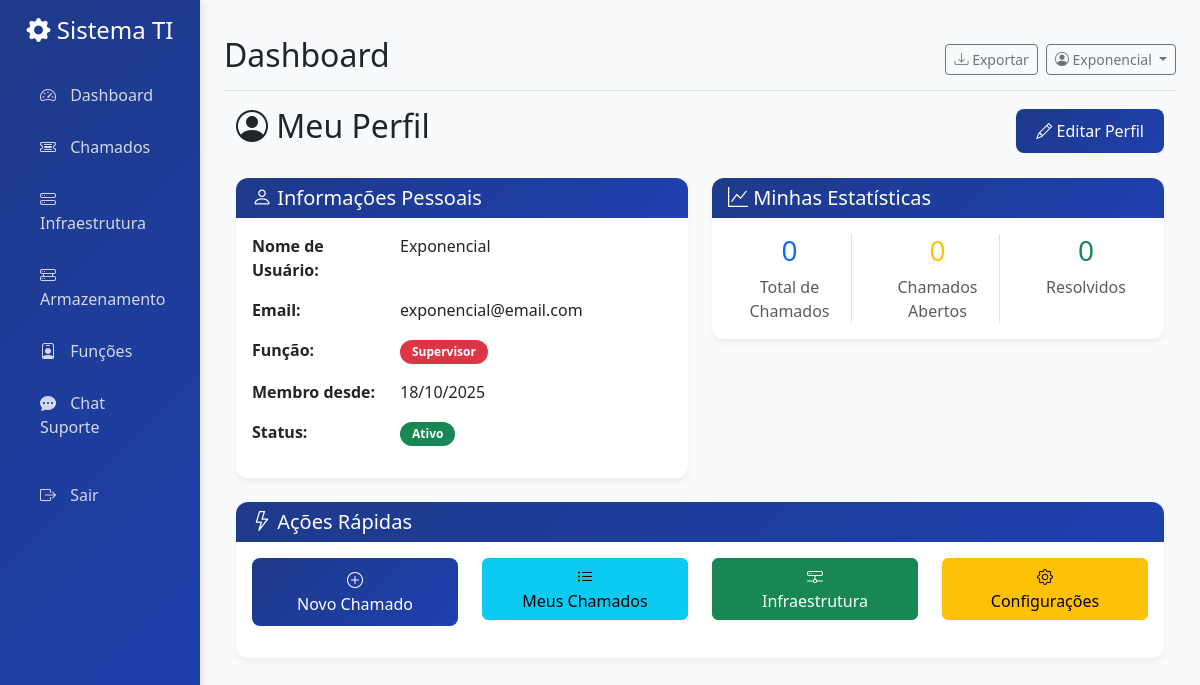
Before: /perfil (signed in) with the older database file.
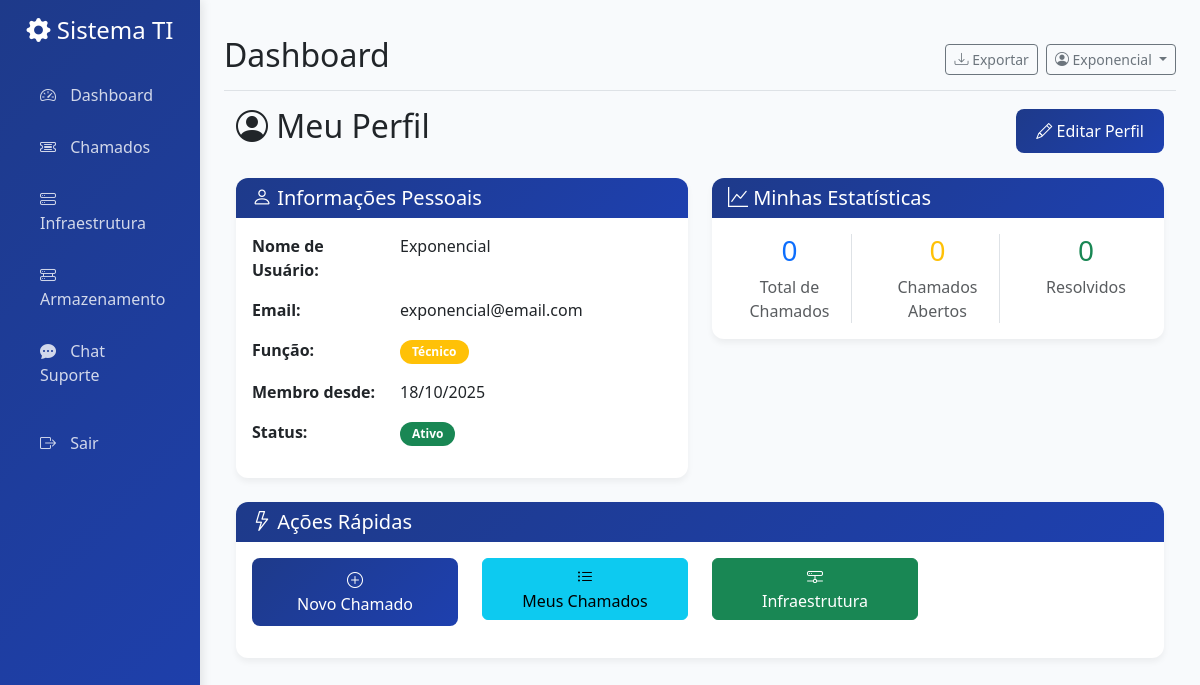
After: the same page with the newer database file.
### models/user.py (models this page shows, shortened)
class User(UserMixin, db.Model):
    __tablename__ = 'users'
    id = db.Column(db.Integer, primary_key=True)
    username = db.Column(db.String(80), unique=True, nullable=False)
    password_hash = db.Column(db.String(120), nullable=False)
    role = db.Column(db.String(20), nullable=False, default='user')  # admin, user, tech
    created_at = db.Column(db.DateTime, default=datetime.utcnow)
    is_active = db.Column(db.Boolean, default=True)
    chamados_criados = db.relationship('Chamado', backref='criador', lazy=True, foreign_keys='Chamado.criado_por')
    chamados_atribuidos = db.relationship('Chamado', backref='tecnico', lazy=True, foreign_keys='Chamado.atribuido_para')

### tables this page shows
CREATE TABLE role_names (
            role_key TEXT PRIMARY KEY,
            label TEXT NOT NULL
        );

### app.py (the view)
@app.route('/perfil')
@login_required
def perfil():
    if 'user_id' not in session or session.get('user_id') is None:
        flash('Sessão inválida. Faça login novamente.', 'warning')
        return redirect(url_for('logout'))
    conn = get_db_connection()
    user_row = conn.execute('SELECT * FROM users WHERE id = ?', (session['user_id'],)).fetchone()
    if not user_row:
        flash('Usuário não encontrado. Faça login novamente.', 'danger')
        conn.close()
        return redirect(url_for('logout'))
    user = dict(user_row)
    if user:
        ca = user.get('created_at')
        from datetime import datetime
        if isinstance(ca, str) and ca:
            parsed = None
            try:
                parsed = datetime.fromisoformat(ca)
            except Exception:
                for fmt in ("%Y-%m-%d %H:%M:%S.%f", "%Y-%m-%d %H:%M:%S", "%Y-%m-%d"):
                    try:
                        parsed = datetime.strptime(ca, fmt)
                        break
                    except Exception:
                        parsed = None
            user['created_at_fmt'] = parsed.strftime('%d/%m/%Y') if parsed else ca
        else:
            user['created_at_fmt'] = ca
    total_chamados = conn.execute('SELECT COUNT(*) FROM chamados WHERE criado_por = ?', (session['user_id'],)).fetchone()[0]
    chamados_abertos = conn.execute("SELECT COUNT(*) FROM chamados WHERE criado_por = ? AND status = 'aberto'", (session['user_id'],)).fetchone()[0]
    chamados_resolvidos = conn.execute("SELECT COUNT(*) FROM chamados WHERE criado_por = ? AND status = 'resolvido'", (session['user_id'],)).fetchone()[0]
    conn.close()
    return render_template('perfil.html',
                         user=user,
                         total_chamados=total_chamados,
                         chamados_abertos=chamados_abertos,
                         chamados_resolvidos=chamados_resolvidos)

### app.py (called while the page is built, shortened)
def get_db_connection():
    conn = sqlite3.connect(DATABASE)
    conn.row_factory = sqlite3.Row
    return conn

def login_required(f):
    from functools import wraps
    @wraps(f)
    def decorated_function(*args, **kwargs):
        if 'user_id' not in session:
            return redirect(url_for('login'))
        return f(*args, **kwargs)
    return decorated_function

def get_user_role():
    if 'user_id' not in session:
        return None
    return session.get('role')

def can_access_chamados():
    role = get_user_role()
    return role in ['admin', 'diretor', 'supervisor', 'tech', 'administrativo', 'user']

def can_access_infraestrutura():
    role = get_user_role()
    return role in ['admin', 'diretor', 'supervisor', 'tech']

def can_access_storage():
    role = get_user_role()
    return role in ['admin', 'diretor', 'supervisor', 'tech']

def can_access_funcoes():
    return get_user_role() == 'admin'

def can_access_chat():
    role = get_user_role()
    return role in ['admin', 'diretor', 'supervisor', 'tech', 'administrativo']

@app.context_processor
def inject_permissions():
    def role_label(role_key):
        try:
            conn = get_db_connection()
            result = conn.execute('SELECT label FROM role_names WHERE role_key = ?', (role_key,)).fetchone()
            conn.close()
            if result and 'label' in result.keys():
                return result['label']
        except Exception:
            pass
    return dict(
        role_label=role_label,
        can_access_chamados=can_access_chamados,
        can_access_infraestrutura=can_access_infraestrutura,
        can_access_storage=can_access_storage,
        can_access_funcoes=can_access_funcoes,
        can_access_configuracoes=can_access_configuracoes,
        can_access_chat=can_access_chat,
        is_admin=is_admin,
        is_tech=is_tech,
        is_administrativo=is_administrativo
    )

### templates/perfil.html (shortened to what this page needs)
{% extends "base.html" %}
{% block content %}
<div class="container-fluid">
    <div class="row">
        <div class="col-12">
            <div class="d-flex justify-content-between align-items-center mb-4">
                <h2><i class="bi bi-person-circle"></i> Meu Perfil</h2>
                <a href="{{ url_for('editar_perfil') }}" class="btn btn-primary">
                    <i class="bi bi-pencil"></i> Editar Perfil
                </a>
            </div>
        </div>
    </div>
    <div class="row">
        <div class="col-md-6">
            <div class="card">
                <div class="card-header">
                    <h5 class="card-title mb-0"><i class="bi bi-person"></i> Informações Pessoais</h5>
                </div>
                <div class="card-body">
                    <div class="row mb-3">
                        <div class="col-sm-4"><strong>Nome de Usuário:</strong></div>
                        <div class="col-sm-8">{{ user.username }}</div>
                    </div>
                    <div class="row mb-3">
                        <div class="col-sm-4"><strong>Email:</strong></div>
                        <div class="col-sm-8">{{ user.email }}</div>
                    </div>
                    <div class="row mb-3">
                        <div class="col-sm-4"><strong>Função:</strong></div>
                        <div class="col-sm-8">
                            <span class="badge bg-{{ 'danger' if user.role == 'admin' else ('warning' if user.role == 'tech' else 'info') }}">{{ role_label(user.role) }}</span>
                        </div>
                    </div>
                    <div class="row mb-3">
                        <div class="col-sm-4"><strong>Membro desde:</strong></div>
                        <div class="col-sm-8">{{ user.created_at_fmt }}</div>
                    </div>
                    <div class="row mb-3">
                        <div class="col-sm-4"><strong>Status:</strong></div>
                        <div class="col-sm-8">
                            {% if user.is_active %}
                                <span class="badge bg-success">Ativo</span>
                            {% else %}
                                <span class="badge bg-secondary">Inativo</span>
                            {% endif %}
                        </div>
                    </div>
                </div>
            </div>
        </div>
        <div class="col-md-6">
            <div class="card">
                <div class="card-header">
                    <h5 class="card-title mb-0"><i class="bi bi-graph-up"></i> Minhas Estatísticas</h5>
                </div>
                <div class="card-body">
                    <div class="row text-center">
                        <div class="col-4">
                            <div class="border-end">
                                <h3 class="text-primary">{{ total_chamados }}</h3>
                                <p class="text-muted mb-0">Total de Chamados</p>
                            </div>
                        </div>
                        <div class="col-4">
                            <div class="border-end">
                                <h3 class="text-warning">{{ chamados_abertos }}</h3>
                                <p class="text-muted mb-0">Chamados Abertos</p>
                            </div>
                        </div>
                        <div class="col-4">
                            <h3 class="text-success">{{ chamados_resolvidos }}</h3>
                            <p class="text-muted mb-0">Resolvidos</p>
                        </div>
                    </div>
                </div>
            </div>
        </div>
    </div>
    <div class="row mt-4">
        <div class="col-12">
            <div class="card">
                <div class="card-header">
                    <h5 class="card-title mb-0"><i class="bi bi-lightning"></i> Ações Rápidas</h5>
                </div>
                <div class="card-body">
                    <div class="row">
                        <div class="col-md-3 mb-3">
                            <a href="{{ url_for('novo_chamado') }}" class="btn btn-primary w-100">
                                <i class="bi bi-plus-circle"></i><br>
                                Novo Chamado
                            </a>
                        </div>
                        <div class="col-md-3 mb-3">
                            <a href="{{ url_for('chamados') }}" class="btn btn-info w-100">
                                <i class="bi bi-list-ul"></i><br>
                                Meus Chamados
                            </a>
                        </div>
                        {% if session.role in ['admin', 'tech'] %}
                        <div class="col-md-3 mb-3">
                            <a href="{{ url_for('infraestrutura') }}" class="btn btn-success w-100">
                                <i class="bi bi-hdd-network"></i><br>
                                Infraestrutura
                            </a>
                        </div>
                        {% endif %}
                        {% if session.role == 'admin' %}
                        <div class="col-md-3 mb-3">
                            <a href="{{ url_for('configuracoes') }}" class="btn btn-warning w-100">
                                <i class="bi bi-gear"></i><br>
                                Configurações
                            </a>
                        </div>
                        {% endif %}
                    </div>
                </div>
            </div>
        </div>
    </div>
</div>
{% endblock %}

### templates/base.html (shortened to what this page needs)
<!DOCTYPE html>
<html lang="pt-BR">
<head>
    <link href="https://cdn.jsdelivr.net/npm/bootstrap@5.3.0/dist/css/bootstrap.min.css" rel="stylesheet">
    <link href="https://cdn.jsdelivr.net/npm/bootstrap-icons@1.10.0/font/bootstrap-icons.css" rel="stylesheet">
</head>
<body>
    <div class="container-fluid">
        <div class="row">
            <nav class="col-md-3 col-lg-2 d-md-block sidebar collapse" id="sidebar">
                <div class="position-sticky pt-3">
                    <div class="text-center mb-4">
                        <h4 class="text-white">
                            <i class="bi bi-gear-fill"></i>
                            Sistema TI
                        </h4>
                    </div>
                    <ul class="nav flex-column">
                        <li class="nav-item">
                            <a class="nav-link {% if request.endpoint == 'dashboard' %}active{% endif %}"
                               href="{{ url_for('dashboard') }}">
                                <i class="bi bi-speedometer2"></i>
                                Dashboard
                            </a>
                        </li>
                        {% if can_access_chamados() %}
                        <li class="nav-item">
                            <a class="nav-link {% if request.endpoint.startswith('chamados') %}active{% endif %}"
                               href="{{ url_for('chamados') }}">
                                <i class="bi bi-ticket-detailed"></i>
                                Chamados
                            </a>
                        </li>
                        {% endif %}
                        {% if can_access_infraestrutura() %}
                        <li class="nav-item">
                            <a class="nav-link {% if request.endpoint.startswith('infraestrutura') %}active{% endif %}"
                               href="{{ url_for('infraestrutura') }}">
                                <i class="bi bi-hdd-stack"></i>
                                Infraestrutura
                            </a>
                        </li>
                        {% endif %}
                        {% if can_access_storage() %}
                        <li class="nav-item">
                            <a class="nav-link {% if request.endpoint.startswith('servidor_storage') %}active{% endif %}"
                               href="{{ url_for('servidor_storage.listar') }}">
                                <i class="bi bi-hdd-rack"></i>
                                Armazenamento
                            </a>
                        </li>
                        {% endif %}
                        {% if can_access_funcoes() %}
                        <li class="nav-item">
                            <a class="nav-link {% if request.endpoint.startswith('funcao') %}active{% endif %}"
                               href="{{ url_for('funcao.listar_funcoes') }}">
                                <i class="bi bi-person-badge"></i>
                                Funções
                            </a>
                        </li>
                        {% endif %}
                        {% if can_access_chat() %}
                        <li class="nav-item">
                            <a class="nav-link {% if request.endpoint == 'chat' %}active{% endif %}"
                               href="{{ url_for('chat') }}">
                                <i class="bi bi-chat-dots-fill"></i>
                                Chat Suporte
                            </a>
                        </li>
                        {% endif %}
                        <li class="nav-item mt-3">
                            <a class="nav-link" href="{{ url_for('logout') }}">
                                <i class="bi bi-box-arrow-right"></i>
                                Sair
                            </a>
                        </li>
                    </ul>
                </div>
            </nav>
            <main class="col-md-9 ms-sm-auto col-lg-10 px-md-4 main-content">
                <div class="d-flex justify-content-between flex-wrap flex-md-nowrap align-items-center pt-3 pb-2 mb-3 border-bottom">
                    <h1 class="h2">{% block page_title %}Dashboard{% endblock %}</h1>
                    <div class="btn-toolbar mb-2 mb-md-0">
                        <div class="btn-group me-2">
                            <button type="button" class="btn btn-sm btn-outline-secondary">
                                <i class="bi bi-download"></i> Exportar
                            </button>
                        </div>
                        <div class="dropdown">
                            <button class="btn btn-sm btn-outline-secondary dropdown-toggle" type="button" data-bs-toggle="dropdown">
                                <i class="bi bi-person-circle"></i> {{ session.username }}
                            </button>
                        </div>
                    </div>
                </div>
                {% block content %}{% endblock %}
            </main>
        </div>
    </div>
</body>
</html>

### templates/base.html (style rules this page uses)
:root { --primary-color: #1e3a8a; --secondary-color: #6b7280; --success-color: #10b981; --warning-color: #f59e0b; --danger-color: #ef4444; --info-color: #3b82f6; }
body { background-color: #f8fafc; font-family: 'Segoe UI', Tahoma, Geneva, Verdana, sans-serif; }
.sidebar { background: linear-gradient(135deg, var(--primary-color) 0%, #1e40af 100%); min-height: 100vh; box-shadow: 2px 0 10px rgba(0,0,0,0.1); }
.sidebar .nav-link { color: rgba(255,255,255,0.8); padding: 12px 20px; border-radius: 8px; margin: 2px 8px; transition: all 0.3s ease; }
.sidebar .nav-link i { margin-right: 10px; width: 20px; }
.main-content { padding: 20px; }
.card { border: none; border-radius: 12px; box-shadow: 0 4px 6px rgba(0,0,0,0.05); transition: transform 0.2s ease, box-shadow 0.2s ease; }
.card-header { background: linear-gradient(135deg, var(--primary-color) 0%, #1e40af 100%); color: white; border-radius: 12px 12px 0 0 !important; border: none; }
.btn-primary { background: linear-gradient(135deg, var(--primary-color) 0%, #1e40af 100%); border: none; border-radius: 8px; padding: 10px 20px; font-weight: 500; }
.badge { font-size: 0.75rem; padding: 6px 12px; border-radius: 20px; }

Changed rows visible on the page:
changed User "Exponencial": role "admin" → "tech" (drawn); role.label "Supervisor" → "Técnico"
Other visible differences:
text no longer shown: "Funções Configurações"
